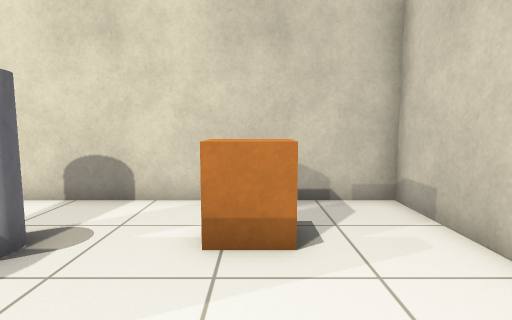
[1] (above)

16 first-person views from a walk through a Gazebo world. The camera is 0.9 m above the floor, tilts 6° down and sees 80° across. The floor is counted in squares, 0.5 m on a side. Each view is taken from the middle of a square. On the plan, view 1 faces up. The plan holds only what a view shows up to about 16 squares ahead; the rest is blank.

[2]
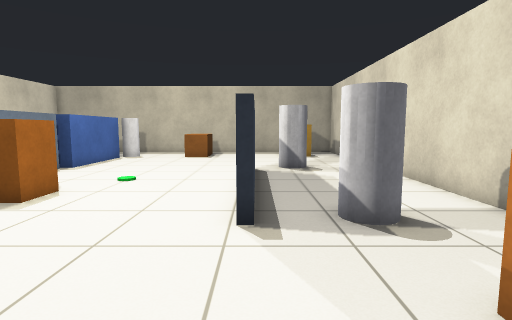

[3]
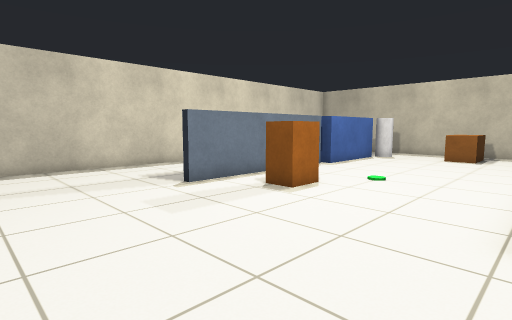

[4]
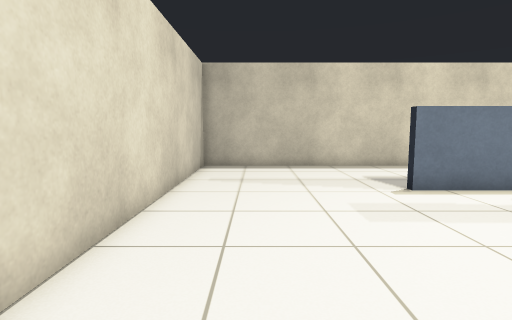

[5]
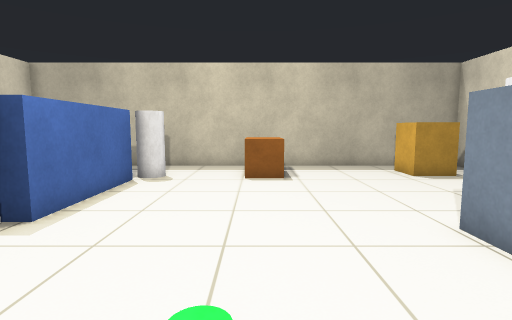

[6]
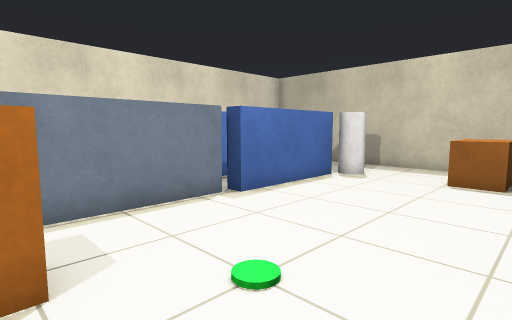

[7]
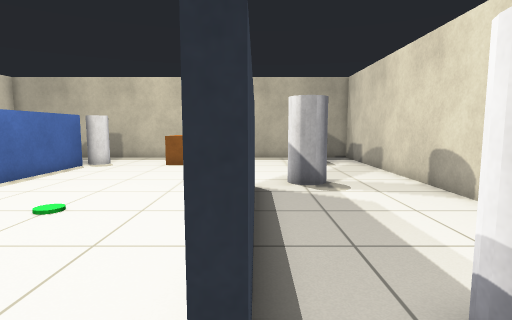

[8]
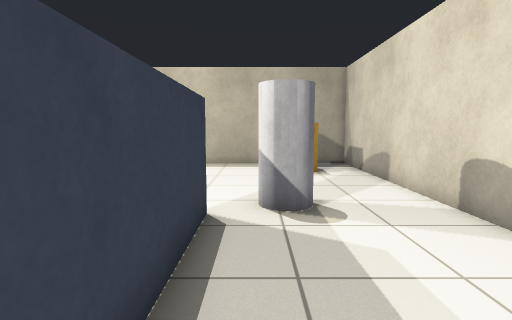

[9]
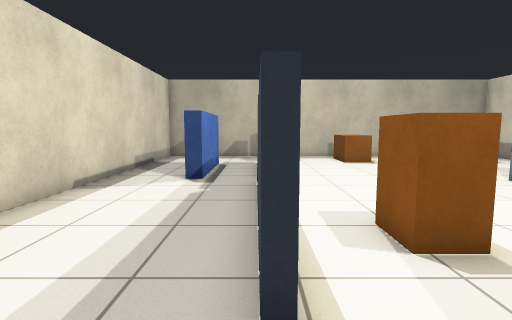

[10]
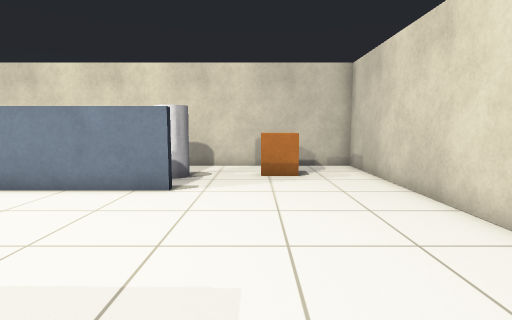

[11]
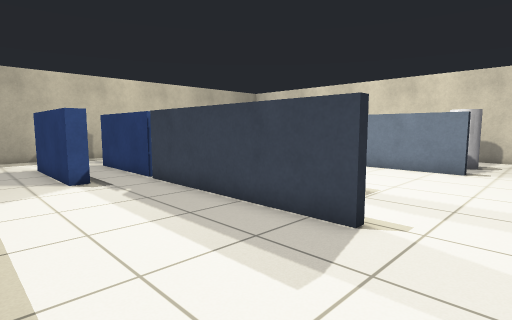

[12]
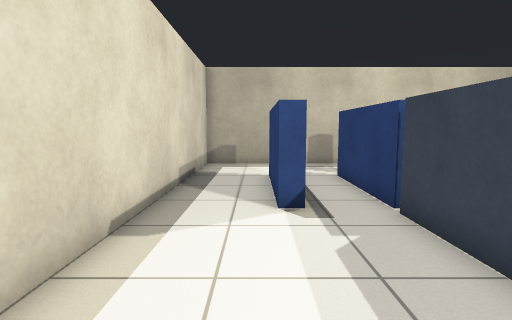

[13]
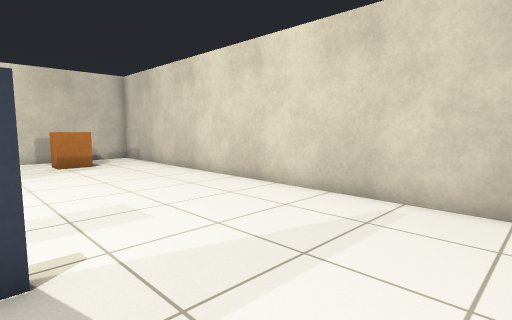

[14]
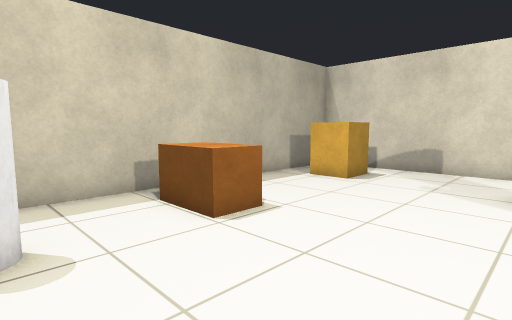

[15]
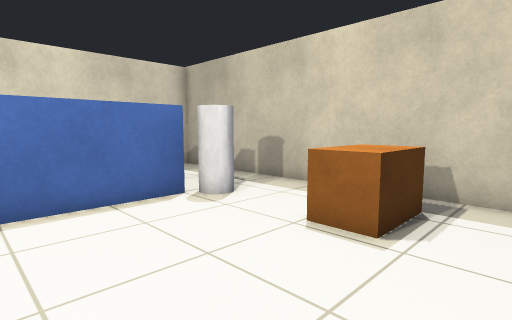

[16]
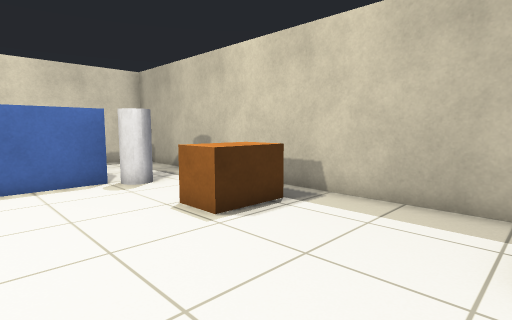

### Floor plan
Points are (right, up) in squares from view 1. A wall is a line through its corners. A room is listed if a view was taken in it or the views show most of it. See-through windows are left out.
Room 1 (views 1, 2, 3, 4, 5, 6, 7, 8, 9, 10, 11, 12, 13, 14, 15, 16)
walls: (-10.1, 1.6) (-11.4, 1.6); (-11.4, 2) (-3.5, 2); (-11.4, -6.6) (-3.5, -6.6); (-3.4, 1.6) (-8.4, 1.6); (-3.4, -7) (-11.4, -7); (-16.5, -6.3) (-11.7, -6.3) (-11.7, -7) (-16.5, -7); (-16.5, -8.9) (-11.7, -8.9) (-11.7, -9.5) (-16.5, -9.5); (3.5, 7.5) (-20.5, 7.5) (-20.5, -12.5) (3.5, -12.5) (3.5, 7.5)
ways out: gap at (-11.5, -7)
objects: pallet (-19, -2) to (-17, -1); crate (-19, 4) to (-18, 5); pillar (-18, -6) to (-17, -6); pillar (-12, 3) to (-12, 4); crate (-6, -4) to (-5, -4); pillar (-4, 4) to (-4, 5); crate (-1, 5) to (0, 5)

Positions as (right, up) in squares from view 1, and headings:
1: (0, 0), facing up
2: (2, 2), facing left
3: (2, 2), facing down-left
4: (1, 2), facing down
5: (-6, -2), facing left
6: (-6, 0), facing down-left
7: (-2, 2), facing left
8: (-5, 3), facing left
9: (-1, -7), facing left
10: (-1, -7), facing up
11: (-1, -12), facing up-left
12: (-5, -10), facing left
13: (-4, -11), facing up-right
14: (-12, -6), facing up-left
15: (-12, 1), facing down-left
16: (-13, 4), facing down-left
